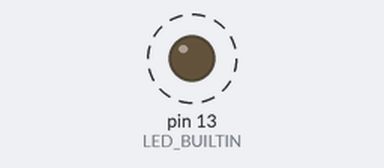
Bench run of a sketch on a simulated Arduino Uno, built with avr-gcc and run on an emulated ATmega328P. Shown: output pins drawn as LEDs (lit = HIGH). Dashed ring = blinking.

Above: at 0.5 s.
Timing chart, 0 to 4.6 s (numbered marks = the images above):
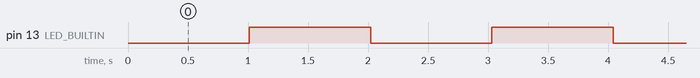

Measured:
- by itself, pin 13 (LED_BUILTIN): alternates HIGH for 1.0 s and LOW for 1.0 s

The sketch:

xNode.ino
```cpp
#include <SoftwareSerial.h>

#define BAUD 9600
#define rxPin 4
#define txPin 5

SoftwareSerial serial = SoftwareSerial(rxPin, txPin);

void setup() {
  pinMode(LED_BUILTIN, OUTPUT);
  pinMode(rxPin, INPUT);
  pinMode(txPin, OUTPUT);
  serial.begin(BAUD);
}

uint8_t buf[103];

// the loop function runs over and over again forever
void loop() {
  digitalWrite(LED_BUILTIN, LOW);
  delay(1000);

  buf[0] = 0x55;
  buf[1] = 0x55;
  buf[2] = 0x08; // len
  buf[3] = 0x03; // cmd
  buf[4] = 0x01; // num
  buf[5] = 0xf4; // time lsb
  buf[6] = 0x01; // time msb
  buf[7] = 0x01; // id
  buf[8] = 0x90; // pos lsb
  buf[9] = 0x01; // pos msb

  serial.write(buf, 10);

  digitalWrite(LED_BUILTIN, HIGH);
  delay(1000);

  buf[0] = 0x55;
  buf[1] = 0x55;
  buf[2] = 0x08; // len
  buf[3] = 0x03; // cmd
  buf[4] = 0x01; // num
  buf[5] = 0xf4; // time lsb
  buf[6] = 0x01; // time msb
  buf[7] = 0x01; // id
  buf[8] = 0x58; // pos lsb
  buf[9] = 0x02; // pos msb

  serial.write(buf, 10);
}
```
